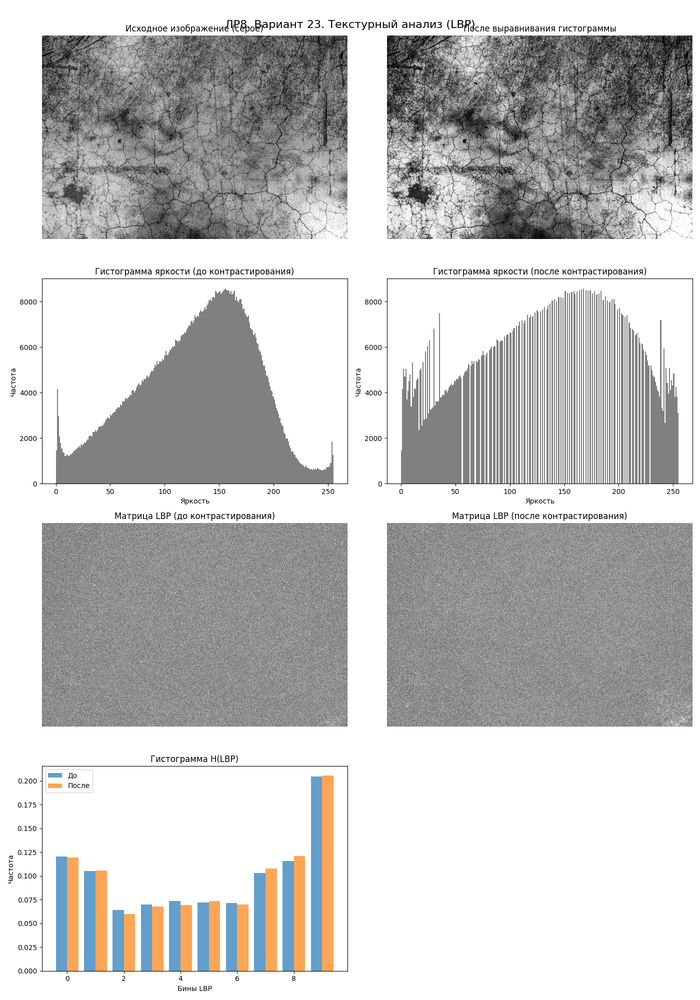
#> input picture lab8/result_20250524_221535_full_report.png, 700 x 1000 px, shrunk from 1400 x 2000 before the run, given in place of texture.png, which was not available
$ python 8.py
#> lines starting #> are read from the running program, lines starting #| are printed output that depends on the picture; pictures that were not available may be replaced by others from this repository, and a replacement may not be noted
import cv2
import numpy as np
import matplotlib.pyplot as plt
from skimage.feature import local_binary_pattern
import os
from datetime import datetime
import warnings
warnings.filterwarnings("ignore")

# Параметры LBP
radius = 1
n_points = 8 * radius
method = 'uniform'

def compute_lbp_histogram(image, n_bins):
    lbp = local_binary_pattern(image, n_points, radius, method)
    hist, _ = np.histogram(lbp.ravel(), bins=n_bins, range=(0, n_bins))
    return lbp, hist

def process_image(image_path):
#> called with image_path = 'lab8/images/texture.png'
    timestamp = datetime.now().strftime("%Y%m%d_%H%M%S")
    prefix = f"result_{timestamp}"
    output_dir = "output"
    os.makedirs(output_dir, exist_ok=True)

    # Загрузка изображения
    image = cv2.imread(image_path)
#> image is the input picture: shape (1000, 700, 3); mean B, G, R 197.1, 197.7, 198.1
    if image is None:
        print(f"[!] Не удалось открыть файл: {image_path}")
        return

    # Перевод в оттенки серого
    gray = cv2.cvtColor(image, cv2.COLOR_BGR2GRAY)
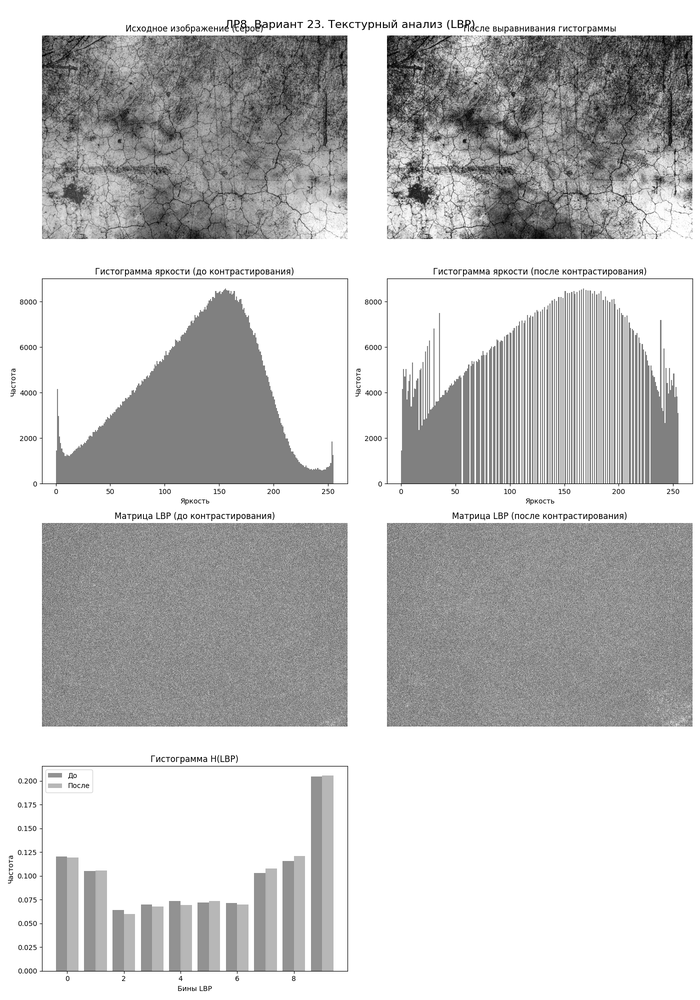
#> gray: shape (1000, 700); min 0, max 255, mean 197.8

    # Контрастирование (выравнивание гистограммы)
    equalized = cv2.equalizeHist(gray)
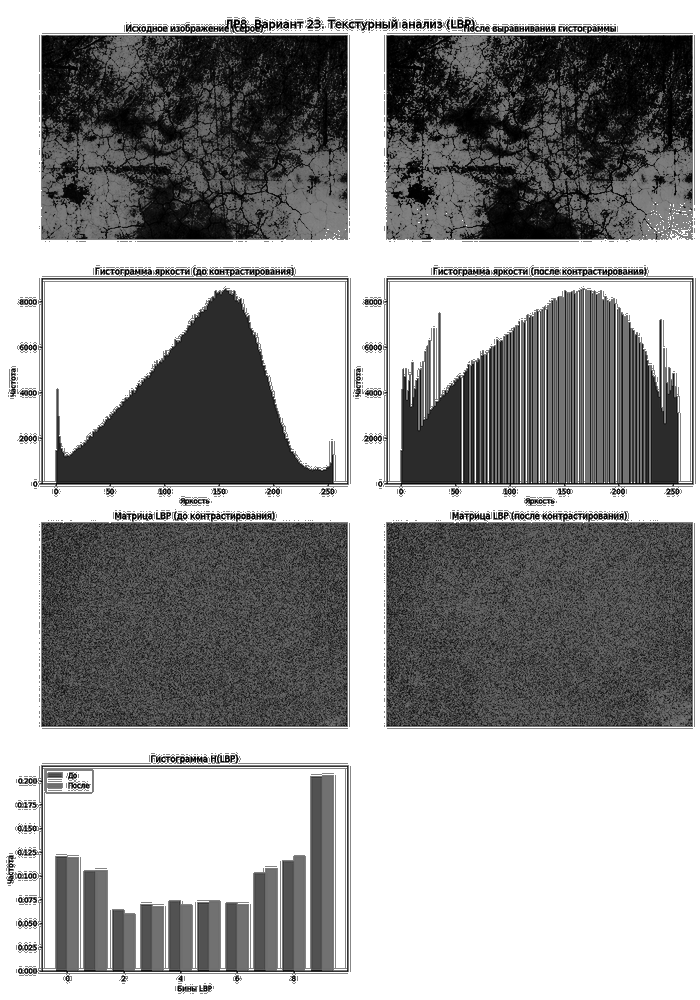
#> equalized: shape (1000, 700); min 0, max 255, mean 156.3

    # Расчёт LBP и гистограмм
    n_bins = int(n_points + 2)  # для 'uniform' паттерна

    lbp_gray, hist_gray = compute_lbp_histogram(gray, n_bins)
#> in compute_lbp_histogram, `lbp = local_binary_pattern(image, n_points, radius, method)`:
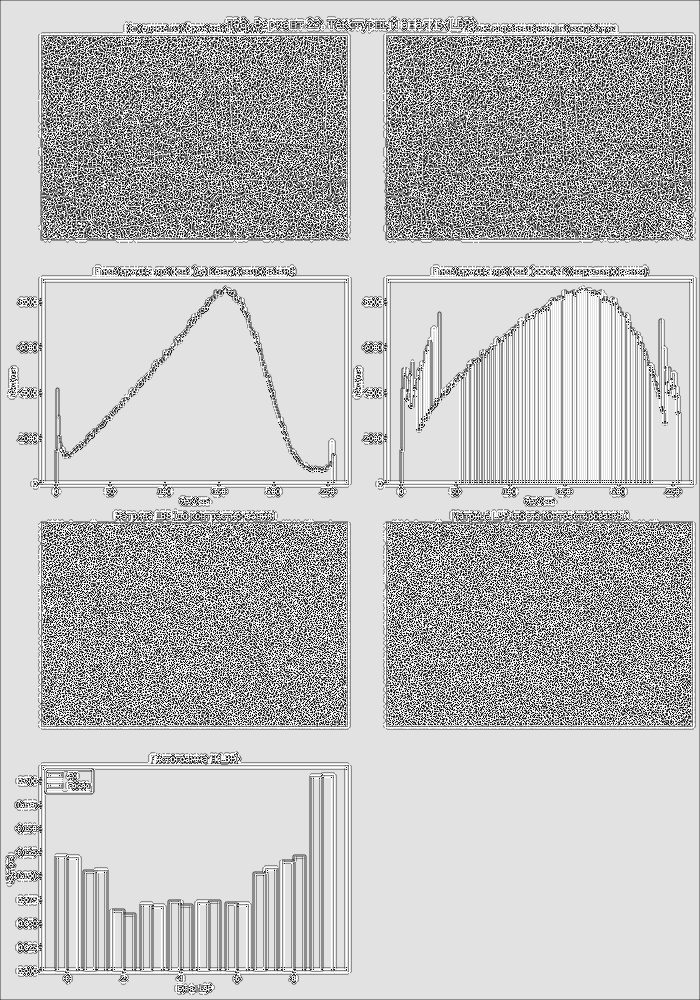
#> lbp: shape (1000, 700) float64; min 0, max 9, mean 6.74; drawn with min black and max white
#> in compute_lbp_histogram, `hist, _ = np.histogram(lbp.ravel(), bins=n_bins, range=(0, n_bins))`: hist = [30862, 29289, 16659, 20114, 19079, 56253, 17387, 33343, 393112, 83902]
#> hist_gray has the same summary as hist in compute_lbp_histogram
    lbp_eq, hist_eq = compute_lbp_histogram(equalized, n_bins)
#> call 2 of compute_lbp_histogram, with n_bins = 10
#> in compute_lbp_histogram (call 2), `lbp = local_binary_pattern(image, n_points, radius, method)`:
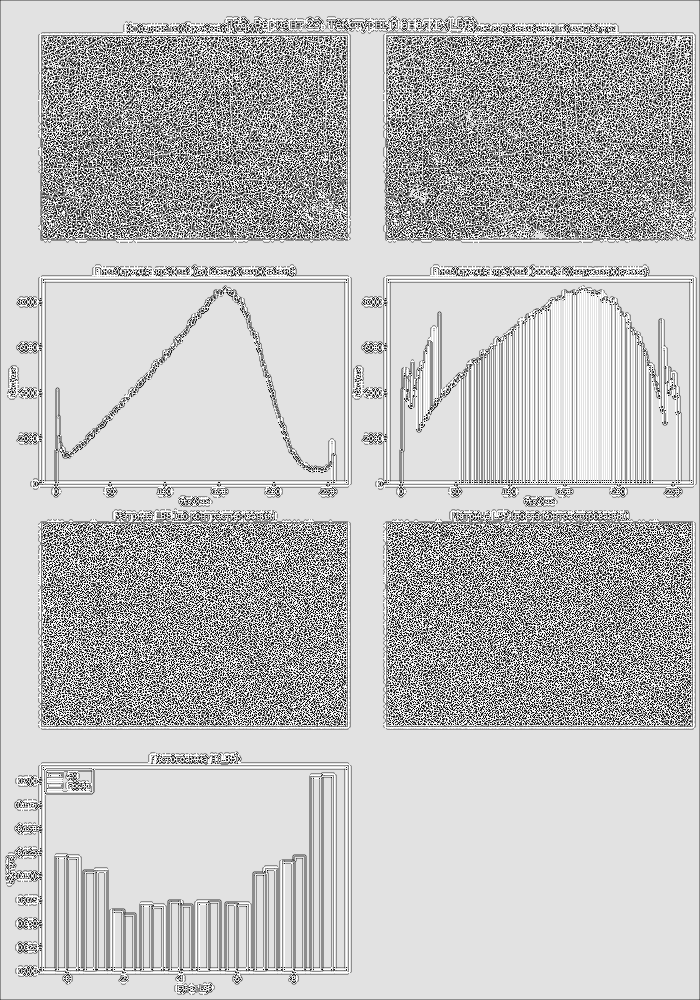
#> lbp: shape (1000, 700) float64; min 0, max 9, mean 6.76; drawn with min black and max white
#> in compute_lbp_histogram (call 2), `hist, _ = np.histogram(lbp.ravel(), bins=n_bins, range=(0, n_bins))`: hist = [30778, 30159, 14352, 19634, 17016, 57386, 17167, 33761, 397926, 81821]
#> hist_eq has the same summary as hist in compute_lbp_histogram

    # Нормировка гистограмм
    hist_gray = hist_gray.astype(np.float64) / hist_gray.sum()
#> hist_gray = [0.0441, 0.0418, 0.0238, 0.0287, 0.0273, 0.0804, 0.0248, 0.0476, 0.562, 0.12]
    hist_eq = hist_eq.astype(np.float64) / hist_eq.sum()
#> hist_eq = [0.044, 0.0431, 0.0205, 0.028, 0.0243, 0.082, 0.0245, 0.0482, 0.568, 0.117]

    # Визуализация
    fig, axs = plt.subplots(4, 2, figsize=(14, 20))
    fig.suptitle("ЛР8. Вариант 23. Текстурный анализ (LBP)", fontsize=16)

    # 1. Исходное полутоновое изображение
    axs[0, 0].imshow(gray, cmap='gray')
    axs[0, 0].set_title("Исходное изображение (серое)")
    axs[0, 0].axis('off')

    # 2. Контрастированное полутоновое изображение
    axs[0, 1].imshow(equalized, cmap='gray')
    axs[0, 1].set_title("После выравнивания гистограммы")
    axs[0, 1].axis('off')

    # 3. Гистограмма исходного изображения
    axs[1, 0].hist(gray.ravel(), bins=256, color='gray')
    axs[1, 0].set_title("Гистограмма яркости (до контрастирования)")
    axs[1, 0].set_xlabel("Яркость")
    axs[1, 0].set_ylabel("Частота")

    # 4. Гистограмма контрастированного изображения
    axs[1, 1].hist(equalized.ravel(), bins=256, color='gray')
    axs[1, 1].set_title("Гистограмма яркости (после контрастирования)")
    axs[1, 1].set_xlabel("Яркость")
    axs[1, 1].set_ylabel("Частота")

    # 5. Матрица LBP для исходного изображения
    axs[2, 0].imshow(lbp_gray, cmap='gray')
    axs[2, 0].set_title("Матрица LBP (до контрастирования)")
    axs[2, 0].axis('off')

    # 6. Матрица LBP для контрастированного изображения
    axs[2, 1].imshow(lbp_eq, cmap='gray')
    axs[2, 1].set_title("Матрица LBP (после контрастирования)")
    axs[2, 1].axis('off')

    # 7. Гистограмма H(LBP)
    axs[3, 0].bar(np.arange(n_bins) - 0.2, hist_gray, width=0.4, label="До", alpha=0.7)
    axs[3, 0].bar(np.arange(n_bins) + 0.2, hist_eq, width=0.4, label="После", alpha=0.7)
    axs[3, 0].set_title("Гистограмма H(LBP)")
    axs[3, 0].set_xlabel("Бины LBP")
    axs[3, 0].set_ylabel("Частота")
    axs[3, 0].legend()

    # 8. Пустая ячейка
    axs[3, 1].axis('off')

    plt.tight_layout()
    plt.savefig(os.path.join(output_dir, f"{prefix}_full_report.png"))
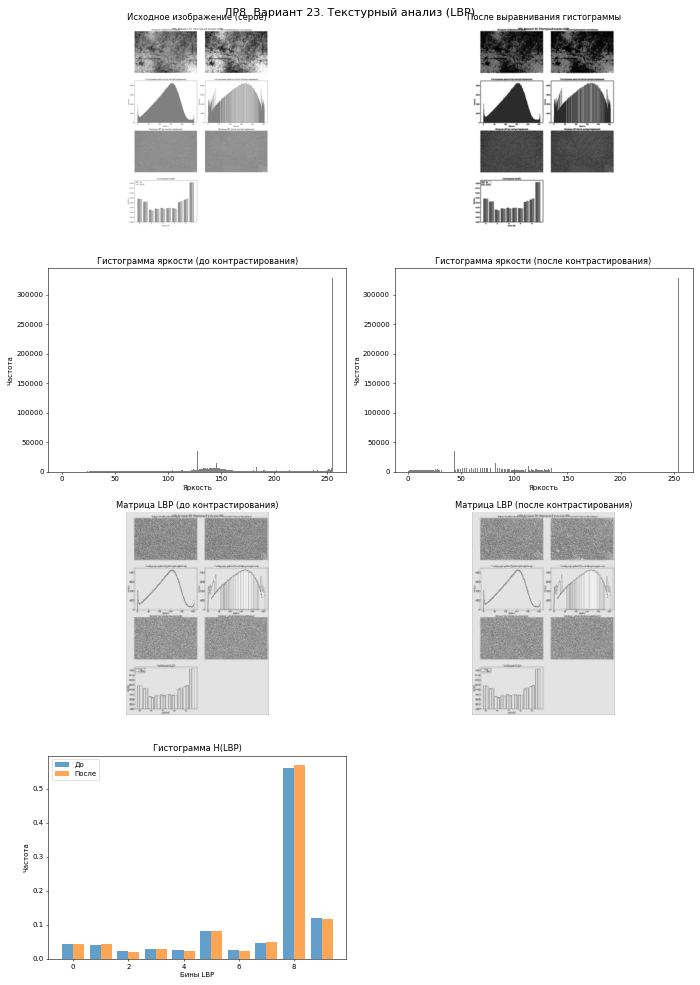
#> figure drawn by matplotlib, 7 panels; panel 3: tallest bar 329044 high, from x = 254 to 255; panel 4: tallest bar 329044 high, from x = 254 to 255; panel 7: tallest bar 0.562 high, from x = 7.6 to 8; panel 7: tallest bar 0.568 high, from x = 8 to 8.4
    plt.close()

    print(f"[✓] Готово! Результаты сохранены в папку '{output_dir}'.")

# === ВАЖНО ===
# Передаём правильный путь к изображению (с учётом структуры папок)
process_image("lab8/images/texture.png")

$ run again, on lab6/phrase.bmp
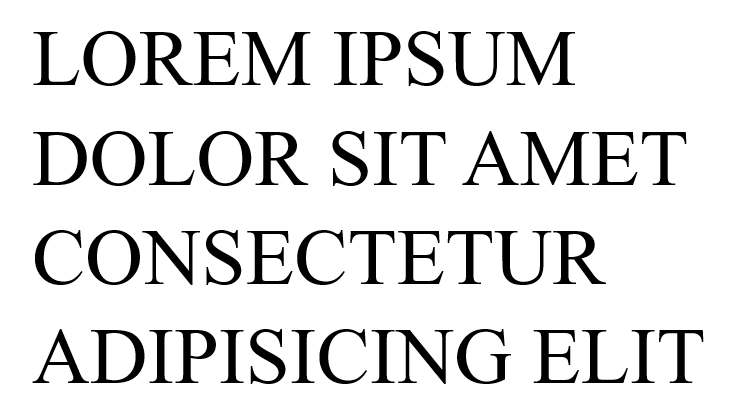
#> input picture lab6/phrase.bmp, 740 x 414 px, given in place of texture.png, which was not available
#> in process_image, image is the input picture: shape (414, 740, 3); min 0, max 255, mean 225.6
#> in process_image, `equalized = cv2.equalizeHist(gray)`:
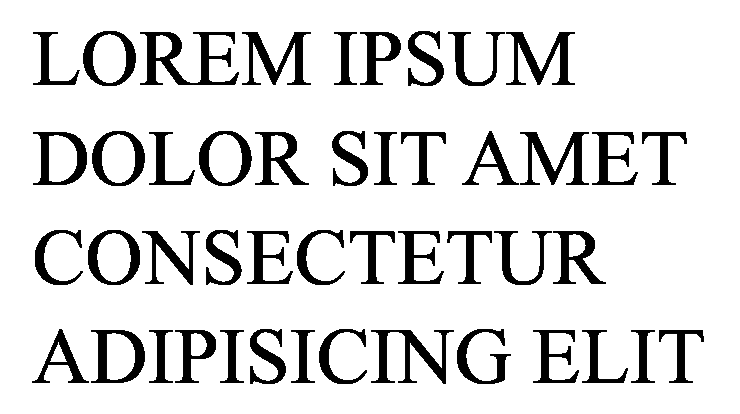
#> equalized: shape (414, 740); min 0, max 255, mean 221.4
#> in compute_lbp_histogram, `lbp = local_binary_pattern(image, n_points, radius, method)`:
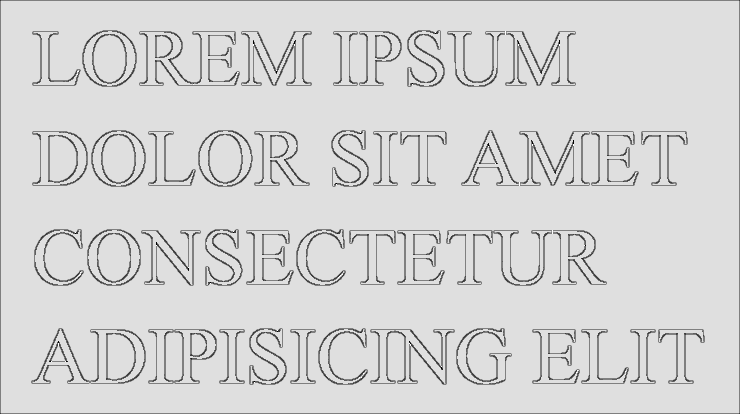
#> lbp: shape (414, 740) float64; min 1, max 9, mean 7.7; drawn with min black and max white
#> hist = [0, 45, 22, 3986, 4557, 16999, 184, 2938, 277559, 70]
#> in process_image, `lbp_gray, hist_gray = compute_lbp_histogram(gray, n_bins)`: hist_gray has the same summary as hist in compute_lbp_histogram
#> in process_image, `lbp_eq, hist_eq = compute_lbp_histogram(equalized, n_bins)`: hist_eq = [0, 31, 10, 2812, 3182, 19536, 226, 2945, 277559, 59]
#> in process_image, `hist_gray = hist_gray.astype(np.float64) / hist_gray.sum()`: hist_gray = [0, 0.000147, 7.18e-05, 0.013, 0.0149, 0.0555, 0.000601, 0.00959, 0.906, 0.000228]
#> in process_image, `hist_eq = hist_eq.astype(np.float64) / hist_eq.sum()`: hist_eq = [0, 0.000101, 3.26e-05, 0.00918, 0.0104, 0.0638, 0.000738, 0.00961, 0.906, 0.000193]
